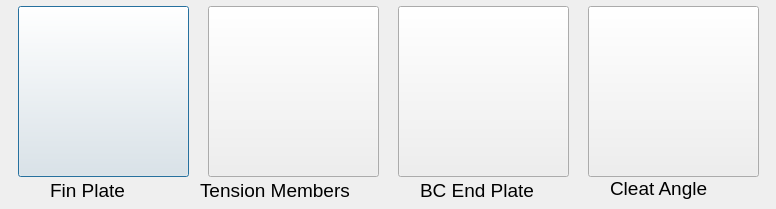
<?xml version="1.0" encoding="UTF-8"?>
<ui version="4.0">
 <class>Dialog</class>
 <widget class="QDialog" name="Dialog">
  <property name="windowModality">
   <enum>Qt::ApplicationModal</enum>
  </property>
  <property name="geometry">
   <rect>
    <x>0</x>
    <y>0</y>
    <width>776</width>
    <height>209</height>
   </rect>
  </property>
  <property name="font">
   <font>
    <family>Segoe UI</family>
    <pointsize>14</pointsize>
   </font>
  </property>
  <property name="windowTitle">
   <string>Dialog</string>
  </property>
  <property name="modal">
   <bool>true</bool>
  </property>
  <widget class="QPushButton" name="pushButton">
   <property name="geometry">
    <rect>
     <x>18</x>
     <y>6</y>
     <width>171</width>
     <height>171</height>
    </rect>
   </property>
   <property name="text">
    <string/>
   </property>
   <property name="icon">
    <iconset>
     <normaloff>Assets/finplate.png</normaloff>Assets/finplate.png</iconset>
   </property>
   <property name="iconSize">
    <size>
     <width>200</width>
     <height>200</height>
    </size>
   </property>
  </widget>
  <widget class="QPushButton" name="pushButton_2">
   <property name="geometry">
    <rect>
     <x>208</x>
     <y>6</y>
     <width>171</width>
     <height>171</height>
    </rect>
   </property>
   <property name="text">
    <string/>
   </property>
   <property name="icon">
    <iconset>
     <normaloff>Assets/tensionmember.png</normaloff>Assets/tensionmember.png</iconset>
   </property>
   <property name="iconSize">
    <size>
     <width>180</width>
     <height>180</height>
    </size>
   </property>
  </widget>
  <widget class="QPushButton" name="pushButton_3">
   <property name="geometry">
    <rect>
     <x>398</x>
     <y>6</y>
     <width>171</width>
     <height>171</height>
    </rect>
   </property>
   <property name="text">
    <string/>
   </property>
   <property name="icon">
    <iconset>
     <normaloff>Assets/bcendplate.png</normaloff>Assets/bcendplate.png</iconset>
   </property>
   <property name="iconSize">
    <size>
     <width>160</width>
     <height>160</height>
    </size>
   </property>
  </widget>
  <widget class="QPushButton" name="pushButton_4">
   <property name="geometry">
    <rect>
     <x>588</x>
     <y>6</y>
     <width>171</width>
     <height>171</height>
    </rect>
   </property>
   <property name="text">
    <string/>
   </property>
   <property name="icon">
    <iconset>
     <normaloff>Assets/cleatangle.png</normaloff>Assets/cleatangle.png</iconset>
   </property>
   <property name="iconSize">
    <size>
     <width>200</width>
     <height>200</height>
    </size>
   </property>
  </widget>
  <widget class="QLabel" name="label">
   <property name="geometry">
    <rect>
     <x>50</x>
     <y>180</y>
     <width>91</width>
     <height>21</height>
    </rect>
   </property>
   <property name="text">
    <string>Fin Plate</string>
   </property>
  </widget>
  <widget class="QLabel" name="label_2">
   <property name="geometry">
    <rect>
     <x>200</x>
     <y>180</y>
     <width>191</width>
     <height>21</height>
    </rect>
   </property>
   <property name="text">
    <string>Tension Members</string>
   </property>
  </widget>
  <widget class="QLabel" name="label_3">
   <property name="geometry">
    <rect>
     <x>420</x>
     <y>180</y>
     <width>131</width>
     <height>21</height>
    </rect>
   </property>
   <property name="text">
    <string>BC End Plate</string>
   </property>
  </widget>
  <widget class="QLabel" name="label_4">
   <property name="geometry">
    <rect>
     <x>610</x>
     <y>173</y>
     <width>121</width>
     <height>31</height>
    </rect>
   </property>
   <property name="text">
    <string>Cleat Angle</string>
   </property>
  </widget>
 </widget>
 <resources/>
 <connections/>
</ui>
